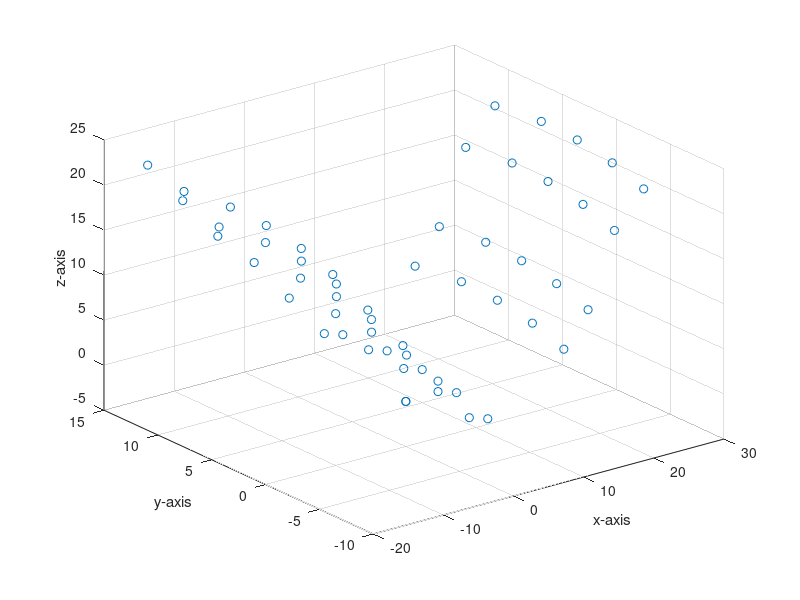

This chart was generated by the following MATLAB code:
load nxyzPoints.mat
%scatter3(nxyzPoints(:,1), nxyzPoints(:,2), nxyzPoints(:, 3));
point3D  = zeros(55,3);
for i = 1:5:28
point3D(i,1) = nxyzPoints(5,1)-20;
point3D(i,2) = nxyzPoints(i+4,2);
point3D(i,3) = nxyzPoints(i+4, 3) + 20;
end

for i = 2:5:28
point3D(i,1) = nxyzPoints(5,1) - 15;
point3D(i,2) = nxyzPoints(i+3,2);
point3D(i,3) = nxyzPoints(i+3, 3) + 15;
end

for i = 3:5:28
point3D(i,1) = nxyzPoints(5,1) - 10;
point3D(i,2) = nxyzPoints(i+2,2);
point3D(i,3) = nxyzPoints(i+2, 3) + 10;
end

for i = 4:5:28
point3D(i,1) = nxyzPoints(5,1) - 5;
point3D(i,2) = nxyzPoints(i+1,2);
point3D(i,3) = nxyzPoints(i+1, 3) + 5;
end

for i = 5:5:28
point3D(i,1) = nxyzPoints(i,1);
point3D(i,2) = nxyzPoints(i,2);
point3D(i,3) = nxyzPoints(i, 3);
end

point3D(31:35,:) = point3D(5:5:28,:) + randn(1,3) + [5 0 0];
point3D(36:40,:) = point3D(4:5:28,:) + randn(1,3) + [15 0 0];
point3D(41:45,:) = point3D(3:5:26,:) + randn(1,3) + [25 0 0];
point3D(46:50,:) = point3D(2:5:26,:) + randn(1,3) + [35 0 0];
point3D(51:55,:) = point3D(1:5:25,:) + randn(1,3) + [45 0 0];
point3D(26, 2 ) = point3D(26, 2) + 3;
point3D(27, 2 ) = point3D(27, 2) + 3;
point3D(28, 2 ) = point3D(28, 2) + 3;
point3D(26, 3 ) = point3D(26, 3) - 5;
point3D(27, 3 ) = point3D(27, 3) - 5;
point3D(28, 3 ) = point3D(28, 3) - 5;
%scatter3(nxyzPoints(31:5:55,1), nxyzPoints(31:5:55,2), nxyzPoints(31:5:55, 3));
scatter3(point3D(:,1), point3D(:,2), point3D(:,3));
xlabel('x-axis');
ylabel('y-axis');
zlabel('z-axis');
save point3D.mat point3D